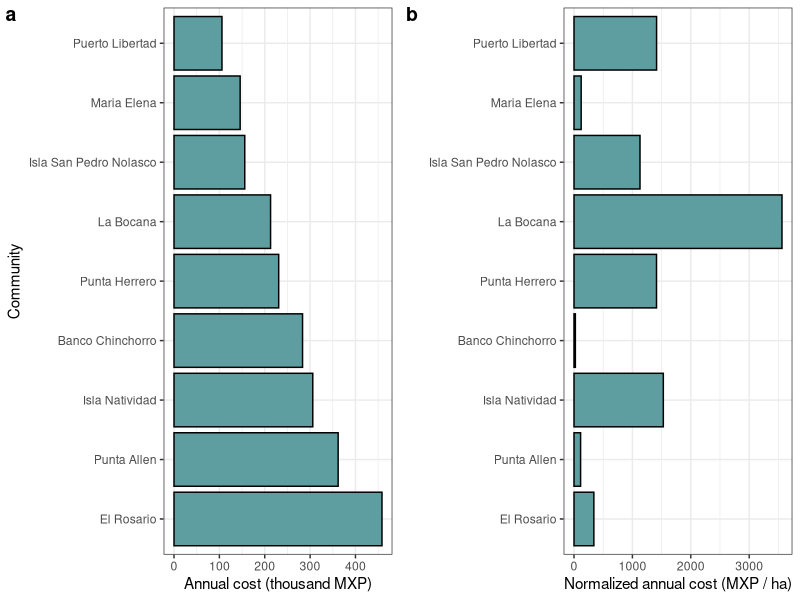

The R source for this figure:
################################################################################
# title
################################################################################
#
# Juan Carlos Villaseñor-Derbez
# juancvd@stanford.edu
# date
#
# Description
#
################################################################################

## SET UP ######################################################################

# Load packages ----------------------------------------------------------------
library(here)
library(cowplot)
library(tidyverse)

# Load data --------------------------------------------------------------------
costs <-
  read.csv(here("data", "raw_data", "reserve_cost_per_hectare.csv")) %>%
  mutate(community = fct_reorder(community,-total))

## VISUALIZE ###################################################################

# X ----------------------------------------------------------------------------

total_cost <- ggplot(
  data = costs,
  mapping = aes(x = community, y = total / 1000)) +
  geom_col(fill = "cadetblue", color = "black") +
  labs(x = "Community",
       y = "Annual cost (thousand MXP)") +
  theme_bw() +
  coord_flip()

norm_cost <- ggplot(
  data = costs,
  mapping = aes(x = community, y = cost_mxp_ha)) +
  geom_col(fill = "cadetblue", color = "black") +
  labs(x = "",
       y = "Normalized annual cost (MXP / ha)") +
  theme_bw() +
  coord_flip()

p <- plot_grid(total_cost, norm_cost, labels = "auto")

## EXPORT ######################################################################

# X ----------------------------------------------------------------------------

ggsave(
  plot = p,
  filename = here("results", "img", "monitoriong_costs.png"),
  width = 8,
  height = 6
)
